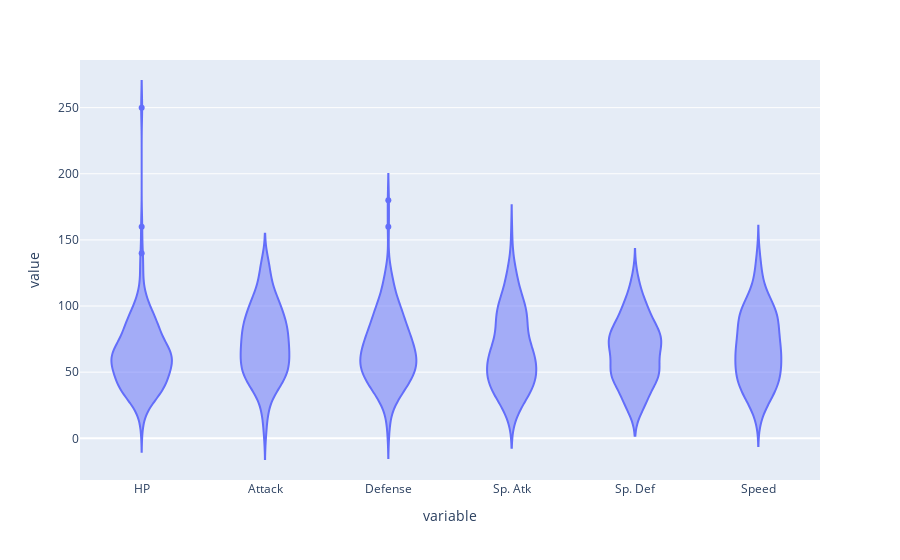

This figure's notebook cell:
### Code cell
#violin plotly
fig = px.violin(df_copy)
fig.show()

### Figure 1 — Plotly figure (JSON) as saved in the notebook; plotly's stock layout.template omitted (floating-point values rounded to 4 significant figures; data arrays with more than 128 entries replaced by an {"elided": "..."} marker saying what was removed)
{"data": [{"alignmentgroup": "True", "box": {"visible": false}, "hovertemplate": "variable=%{x}<br>value=%{y}<extra></extra>", "legendgroup": "", "marker": {"color": "#636efa"}, "name": "", "offsetgroup": "", "orientation": "v", "scalegroup": "True", "showlegend": false, "type": "violin", "x": {"elided": "906 str values"}, "x0": " ", "xaxis": "x", "y": {"elided": "906 int values"}, "y0": " ", "yaxis": "y"}], "layout": {"legend": {"tracegroupgap": 0}, "margin": {"t": 60}, "violinmode": "group", "xaxis": {"anchor": "y", "domain": [0, 1], "title": {"text": "variable"}}, "yaxis": {"anchor": "x", "domain": [0, 1], "title": {"text": "value"}}}}
